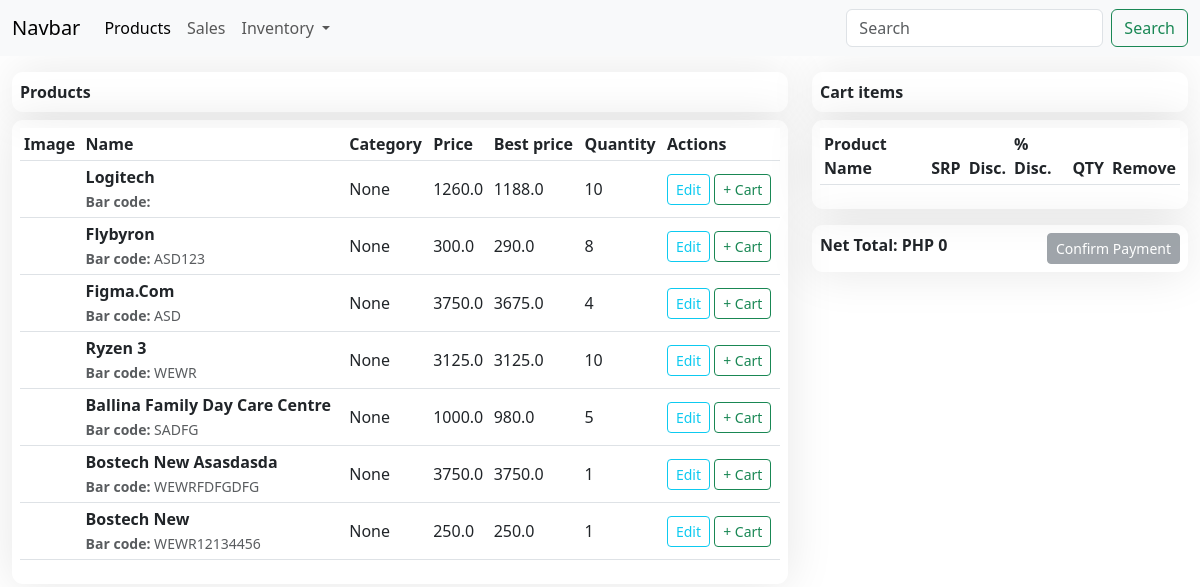
The app's page /products/sales/, older data.
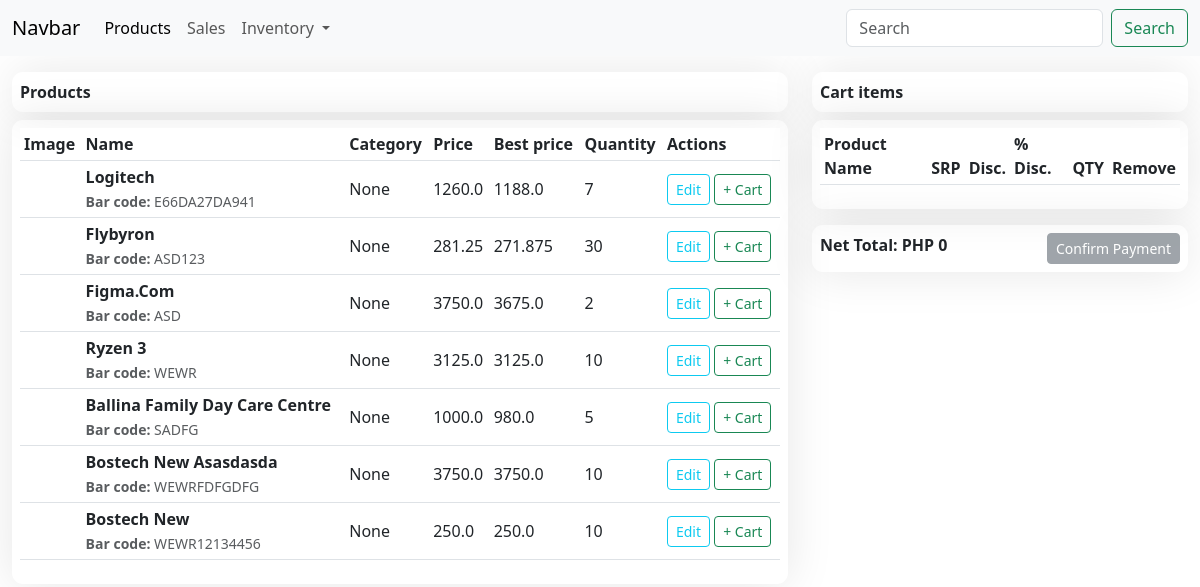
The same page, newer data.
### sales/models/product.py (models this page shows, shortened)
class Product(BaseTime):
    user = models.ForeignKey(User, on_delete=models.CASCADE, default=1)
    product_code = models.CharField(max_length=13, unique=True, blank=True)
    bar_code = models.CharField(max_length=13, unique=True, blank=True)
    name = models.CharField(max_length=255)
    model = models.CharField(max_length=120)
    description = models.TextField()
    category = models.ForeignKey(ProductCategory, on_delete=models.CASCADE, blank=True, null=True)
    cost = models.FloatField(default=0)
    price_margin = models.FloatField(default=0.25)
    price_discount = models.FloatField(default=0.00)
    price = models.FloatField(default=0.00, verbose_name="SRP")
    quantity = models.PositiveIntegerField(default=1)
    is_serial = models.BooleanField(default=False, verbose_name="with serial?")
    product_warranty = models.ForeignKey(ProductWarranty, on_delete=models.CASCADE, blank=True, null=True)
    image = models.ForeignKey(ProductImage, on_delete=models.CASCADE, blank=True, null=True)
    @property
    def best_price(self):
        discount = float(self.price) - float(self.cost)
        price = (discount - (discount * self.price_discount)) + float(self.cost)
        return price

### sales/views/pos_view.py (the view)
# urls.py: path('sales/', POSView.as_view(), name='pos_view'),
class POSView(View):
    def get(self, request):
        products = Product.objects.all()
        customers = Customer.objects.all()
        cart = Cart(request)
        for item in cart:
            item['update_quantity_form'] = {'quantity': item['quantity'], 'update': True}
        context = {
            'products': products,
            'cart': cart,
            'customers': customers,
        }
        template_name = 'pos_view.html'
        return render(request, template_name, context)

### sales/addcart.py (called while the page is built)
    def __iter__(self):
        product_ids = self.cart.keys()
        products = Product.objects.filter(id__in=product_ids)
        for product in products:
            self.cart[str(product.id)]['product'] = product
        for item in self.cart.values():
            item['price'] = Decimal(item['price'])
            item['total_price'] = item['price'] * item['quantity']
            yield item

    def __len__(self):
        return sum(item['quantity'] for item in self.cart.values())

    def get_total_price(self):
        return sum(Decimal(item['price']) * item['quantity'] for item in self.cart.values())

### sales/templates/pos_view.html (shortened to what this page needs)
{% extends 'base.html' %}
{% load static %}
{% block content %}
<div class="row">
    <div class="col-sm-8">
        <div class="fcard mb-2 mt-3">
            <strong>Products</strong>
        </div>
        <div class="fcard">
            <table class="table table-hover table-sm" id="myTable" style="vertical-align: middle;">
                <thead>
                    <tr>
                        <th>Image</th>
                        <th>Name</th>
                        <th>Category</th>
                        <th>Price</th>
                        <th>Best price</th>
                        <th>Quantity</th>
                        <th>Actions</th>
                    </tr>
                </thead>
                <tbody>
                    {% for product in products %}
                    <tr>
                        <td>
                        </td>
                        <td>
                            <strong>{{ product.name|title }}</strong> <br>
                            <small class="text-muted"><strong>Bar code:</strong> {{ product.bar_code|upper }}</small>
                        </td>
                        <td>{{ product.category }}</td>
                        <td>{{ product.price }}</td>
                        <td>{{ product.best_price }}</td>
                        <td>{{ product.quantity }}</td>
                        <td>
                            <a class="btn btn-outline-info btn-sm" href="#">Edit</a>
                            {% if product.quantity == 0 %}
                            <a class="btn btn-outline-secondary btn-sm disabled" href="{% url 'sales:cart_add' product.id %}" role="button" aria-disabled="true">+ Cart</a>
                            {% else %}
                            <a class="btn btn-outline-success btn-sm" href="{% url 'sales:cart_add' product.id %}">+ Cart</a>
                            {% endif %}
                        </td>
                    </tr>
                    {% endfor %}
                </tbody>
            </table>
        </div>
    </div>
    <div class="col-sm-4">
        <div class="fcard mb-2 mt-3">
            <strong>Cart items</strong>
        </div>
        <div class="fcard mb-2 mt-2">
            <table class="table table-striped table-sm" style="vertical-align: middle;">
                <thead>
                <tr>
                    <th>Product Name</th>
                    <th>SRP</th>
                    <th>Disc.</th>
                    <th>% Disc.</th>
                    <th>QTY</th>
                    <th>Remove</th>
                </tr>
                </thead>
            </table>
        </div>
        <div class="fcard mb-2 mt-3">
            <div class="row">
                <div class="col-sm-6">
                    <strong class="float-left">Net Total: PHP {{ cart.get_total_price }}</strong>
                </div>
                <div class="col-md-6">
                    <div style="text-align: right;">
                        {% if cart %}
                        <a class="btn btn-primary btn-sm" href="{% url 'sales:billing_information' %}">Confirm Payment</a>
                        {% else %}
                        <a href="#" class="btn btn-secondary btn-sm disabled" role="button" aria-disabled="true">Confirm Payment</a>
                        {% endif %}
                    </div>
                </div>
            </div>
        </div>
    </div>
</div>
{% endblock %}

Row changes from the older to the newer data that the page shows:
changed Product "Logitech": bar_code (not shown) → "E66DA27DA941"; quantity "10" → "7"
changed Product "Flybyron": price "300.0" → "281.25"; best_price "290.0" → "271.875"; quantity "8" → "30"
changed Product "Figma.Com": quantity "4" → "2"
changed Product "Bostech New Asasdasda": quantity "1" → "10"
changed Product "Bostech New": quantity "1" → "10"
